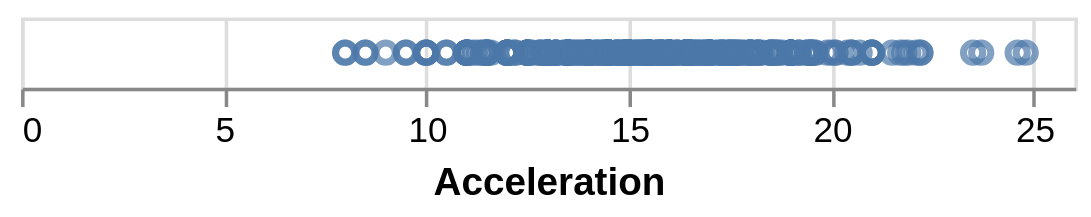

This figure's notebook cell:
### Markdown cell above
So you just see one *point*. But actually this is not a single point. This is every row of the dataset represented as a point at the same location. Because there is no specification about where to put the points, it simply draws everything on top of each other. Let's specify how to spread them across the horizontal axis.

### Code cell
alt.Chart(cars).mark_point().encode(
    x='Acceleration',
)

### Figure 1 — Vega-Lite specification as saved in the notebook (floating-point values rounded to 4 significant figures; data arrays with more than 128 entries replaced by an {"elided": "..."} marker saying what was removed)
{"config": {"view": {"continuousWidth": 300, "continuousHeight": 300}}, "data": {"name": "data-583e73726c1545c56c203344161a975c"}, "mark": {"type": "point"}, "encoding": {"x": {"field": "Acceleration", "type": "quantitative"}}, "$schema": "https://vega.github.io/schema/vega-lite/v6.1.0.json", "datasets": {"data-583e73726c1545c56c203344161a975c": {"elided": "406 records"}}}
